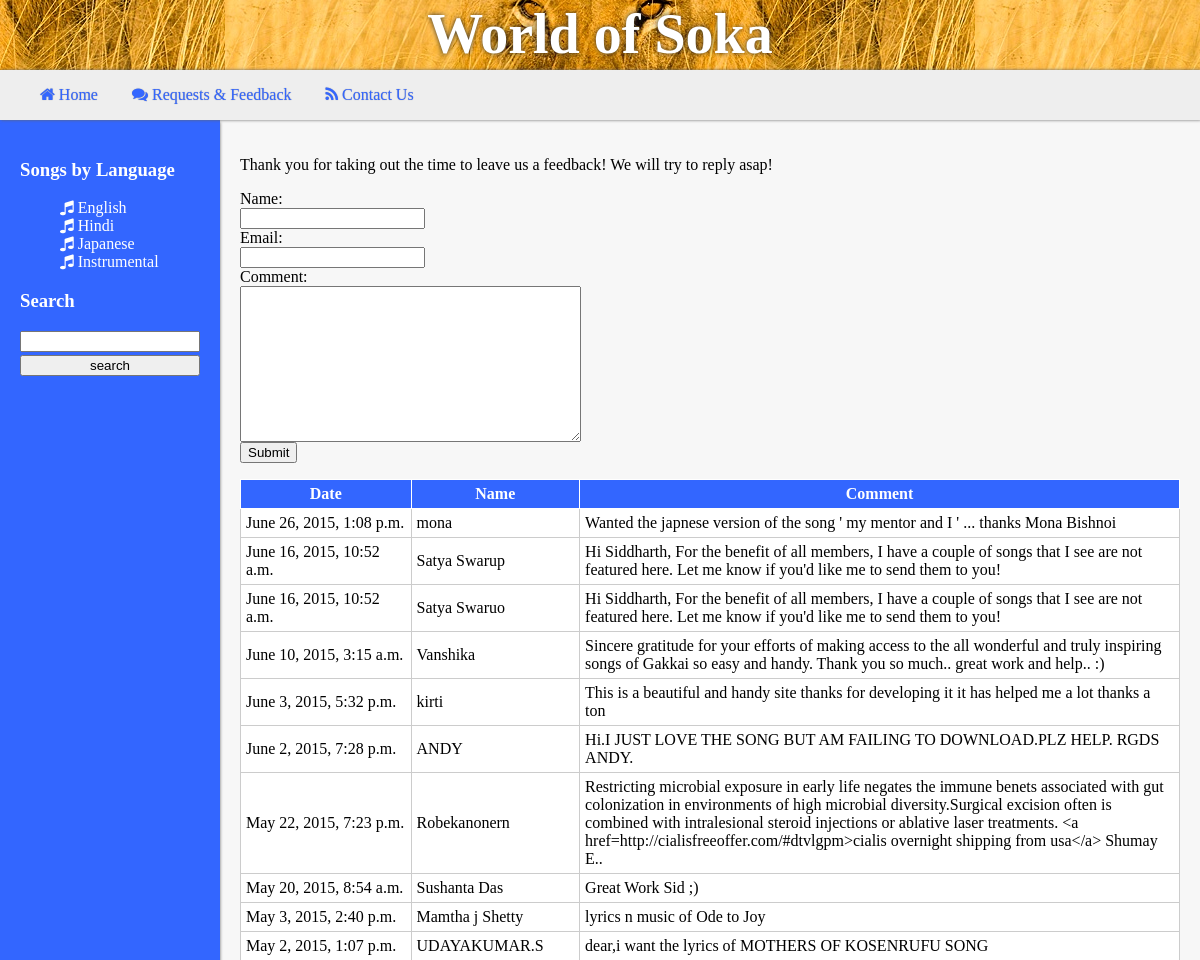
The page /feedback/ on the database its author committed.
### songs/models.py (models this page shows, shortened)
class Language(models.Model):
	lang_name = models.CharField(max_length=30)

### feedback/models.py (models this page shows, shortened)
class Comment(models.Model):
	commentor_name = models.CharField(max_length=100)
	comment_date = models.DateTimeField('comment date')
	commentor_email = models.CharField(max_length=100)
	comment_text = models.CharField(max_length=5000)

### feedback/views.py (the view)
def get_feedback(request):
	context = songs.views.get_sidebar_context()
	if request.method == 'POST':
		post_data = request.POST
		meta_data = request.META
		form = FeedbackForm(post_data)
		if form.is_valid():
			add_form_feedback(form.cleaned_data)
			form = FeedbackForm()
	else:
		form = FeedbackForm()
	comments = Comment.objects.order_by('-comment_date')[:10]
	context['comments'] = comments
	context['feedback_form'] = form
	return render(request, 'feedback/index.html', context)

### feedback/views.py
class FeedbackForm(forms.Form):
	your_name = forms.CharField(label='Your name', max_length=50)
	your_email = forms.EmailField(label='Your email', max_length=50)
	your_comment = forms.CharField(label='Your comments',
				widget=forms.Textarea)

### songs/views.py (called while the page is built)
def get_sidebar_context():
	lang_dict = {}
	lang_list = Language.objects.all()
	lang_dict['lang_list'] = lang_list
	return lang_dict

### templates/feedback/index.html (shortened to what this page needs)
{% extends "songs/base.html" %}
{% load staticfiles %}
{% block content %}
<p> Thank you for taking out the time to leave us a feedback! We will try to reply asap! </p>
<form id="feedback_form" method="post" action="{{URL}}/feedback/">
<div class="fieldWrapper">
    <label for="{{ feedback_form.your_name.id_for_label }}">Name:</label>
<br/>
    {{ feedback_form.your_name }}
</div>
<div class="fieldWrapper">
    <label for="{{ feedback_form.your_email.id_for_label }}">Email:</label>
<br/>
    {{ feedback_form.your_email }}
</div>
<div class="comment_box">
    <label for="{{ feedback_form.your_comment.id_for_label }}">Comment:</label>
<br/>
    {{ feedback_form.your_comment }}
</div>
<input type="submit" value="Submit"/>
</form>
<table class='comments_table'>
<tr>
	<th style="width:250px;"> Date </th>
	<th style="width:180px;"> Name </th>
	<th style="width:800px;"> Comment </th>
</tr>
{% for comment in comments %}
<tr>
	<td> {{comment.comment_date}} </td>
	<td> {{comment.commentor_name}} </td>
	<td> {{comment.comment_text}} </td>
</tr>
{% endfor %}
</table>
{% endblock %}

### templates/songs/base.html (shortened to what this page needs)
{% load staticfiles %}
<html>
<head>
	<link rel="stylesheet" type="text/css" href="/static/style.css" />
	<link href="//maxcdn.bootstrapcdn.com/font-awesome/4.2.0/css/font-awesome.min.css" rel="stylesheet">
</head>
<body>
	<div id="topbar">
		<div id="topbarphoto"></div>
		<h1>World of Soka</h1>
		</div>
	<div id='topmenu'>
		<ul>
			<li> <a href='{{ URL }}/ '><i class='fa fa-home'></i> Home</a> </li>
			<li> <a href='{{ URL }}/feedback '><i class='fa fa-comments'></i> Requests & Feedback</a> </li>
			<li> <a href='{{ URL }}/contact '><i class='fa fa-rss'></i> Contact Us</a> </li>
		</ul>
	</div>
	<div id="maincontentwrapper">
	<div id="maincontent">
			<div id="sidebar">
				{% block sidebar %}
				<h3> Songs by Language </h3>
				<ul>
					{% for lang in lang_list %}
						<li>
						<i class="fa fa-music"> </i>
						<a href="{% url 'songs:lang' lang.lang_name %}"> {{lang.lang_name}} </a>
						</li>
					{% endfor %}
				</ul>
				<h3> Search </h3>
					<form id="search_form" action='/songs/search/' method="POST">
					<input type="text" name="search_string">
					<input type="submit" name="search" value="search">
					</form>
				{% endblock %}
			</div>
			<div id="content" style="">
				{% block content %}
				{% endblock %}
			</div>
	</div>
	</div>
</body>
</html>

### static/style.css (style rules this page uses)
body { font-family:calibri; min-width:1024px; color:black; overflow-y:hidden; }
#topbar { position:absolute; top:0px; left:0px; width:100%; height:70px; color:black; text-align:center; vertical-align:center; font: arial bold; font-size:350%; }
#topbarphoto { position:absolute; background:white url('/static/images/lion.jpg') center; top:0px;left:0px; width:100%;height:100px; }
#topbar h1 { position:absolute; background-color:transparent; width:100%; text-align:center; margin:2px 0px; padding:0px; font-size:56px; color:white; text-shadow:0px 0px 5px #333; }
#topmenu { position:absolute; left:0px; width:100%; top:70px; height:50px; background-color:#EEE; box-shadow:1px 0px 3px #666; z-index:3; }
#topmenu a { color:#3366FF; text-decoration:none; font-family:calibri; text-shadow:0px 0px 1px #999; transition:all 0.2s ease-out; }
#topmenu li { color:black; display:inline; list-style-type:none; padding-right:30px; }
#maincontentwrapper { position:absolute; left:0px; width:100%; top:120px; height:calc(100% - 120px); }
#maincontent { min-width:1024px; margin:0px auto; height:100%; }
#sidebar { width:180px; height:100%; float:left; background-color:#3366FF; color:white; padding:20px; box-shadow:0px 2px 3px #666; position:relative; z-index:2; }
#sidebar ul { list-style-type:none; }
#sidebar li a { color: white; border: 2px; text-transform:capitalize; }
#content { padding:20px; width:calc(100% - 260px); float:left; background: #f7f7f7; height:calc(100% - 40px); overflow-y:auto; position:relative; z-index:1; }
.comments_table { padding: 5px; background-color:white; border-collapse:collapse; }
.comments_table td { overflow:hidden; text-overflow:ellipsis; padding:5px; border:thin #CCC solid; }
.comments_table th { background:#3366FF; color:white; padding:5px; border:thin white solid; }
#feedback_form { color:black; }
a { color:darkgreen; text-decoration:none; font-family:calibri; transition:all 0.2s ease-out; }
#search_form input { width:100%; margin-bottom:3px; }

### rows shown on the page
Language: lang_name "English"
Language: lang_name "Hindi"
Language: lang_name "Japanese"
Language: lang_name "Instrumental"
Comment: comment_date "June 26, 2015, 1:08 p.m.", commentor_name "mona", comment_text "Wanted the japnese version of the song ' my mentor and I ' ... thanks Mona Bishnoi"
Comment: comment_date "June 16, 2015, 10:52 a.m.", commentor_name "Satya Swarup", comment_text "Hi Siddharth, For the benefit of all members, I have a couple of songs that I see are not featured here. Let me know if you'd like me to send them to you!"
Comment: comment_date "June 16, 2015, 10:52 a.m.", commentor_name "Satya Swaruo", comment_text "Hi Siddharth, For the benefit of all members, I have a couple of songs that I see are not featured here. Let me know if you'd like me to send them to you!"
Comment: comment_date "June 10, 2015, 3:15 a.m.", commentor_name "Vanshika", comment_text "Sincere gratitude for your efforts of making access to the all wonderful and truly inspiring songs of Gakkai so easy and handy. Thank you so much.. great work and help.. :)"
Comment: comment_date "June 3, 2015, 5:32 p.m.", commentor_name "kirti", comment_text "This is a beautiful and handy site thanks for developing it it has helped me a lot thanks a ton"
Comment: comment_date "June 2, 2015, 7:28 p.m.", commentor_name "ANDY", comment_text "Hi.I JUST LOVE THE SONG BUT AM FAILING TO DOWNLOAD.PLZ HELP. RGDS ANDY."
Comment: comment_date "May 22, 2015, 7:23 p.m.", commentor_name "Robekanonern", comment_text "Restricting microbial exposure in early life negates the immune benets associated with gut colonization in environments of high microbial diversity.Surgical excision often is combined with intralesional steroid injections or ablative laser treatments. <a href=http://cialisfreeoffer.com/#dtvlgpm>cialis overnight shipping from usa</a> Shumay E.."
Comment: comment_date "May 20, 2015, 8:54 a.m.", commentor_name "Sushanta Das", comment_text "Great Work Sid ;)"
Comment: comment_date "May 3, 2015, 2:40 p.m.", commentor_name "Mamtha j Shetty", comment_text "lyrics n music of Ode to Joy"
Comment: comment_date "May 2, 2015, 1:07 p.m.", commentor_name "UDAYAKUMAR.S", comment_text "dear,i want the lyrics of MOTHERS OF KOSENRUFU SONG"
